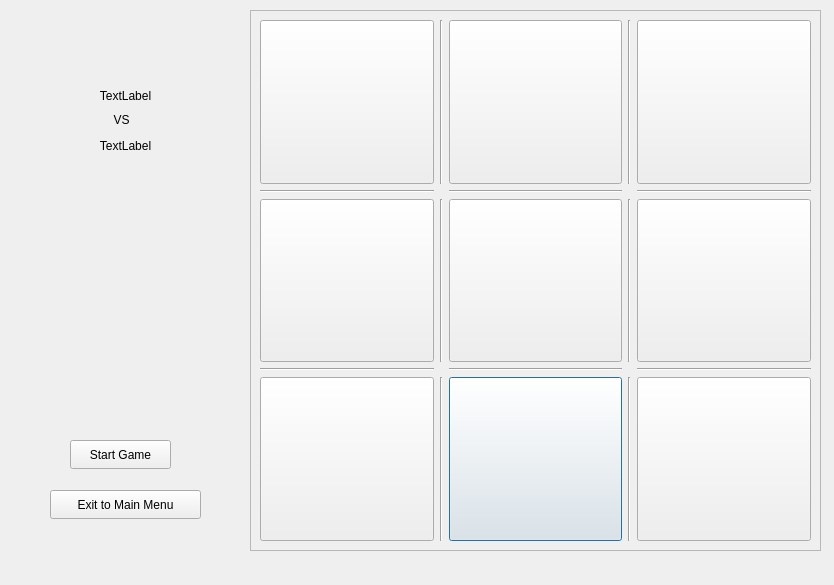
<?xml version="1.0" encoding="UTF-8"?>
<ui version="4.0">
 <class>pvp</class>
 <widget class="QDialog" name="pvp">
  <property name="geometry">
   <rect>
    <x>0</x>
    <y>0</y>
    <width>834</width>
    <height>585</height>
   </rect>
  </property>
  <property name="windowTitle">
   <string>Player VS Player</string>
  </property>
  <widget class="QFrame" name="frame1">
   <property name="geometry">
    <rect>
     <x>250</x>
     <y>10</y>
     <width>571</width>
     <height>541</height>
    </rect>
   </property>
   <property name="frameShape">
    <enum>QFrame::StyledPanel</enum>
   </property>
   <property name="frameShadow">
    <enum>QFrame::Raised</enum>
   </property>
   <widget class="QWidget" name="layoutWidget">
    <property name="geometry">
     <rect>
      <x>10</x>
      <y>10</y>
      <width>551</width>
      <height>521</height>
     </rect>
    </property>
    <layout class="QGridLayout" name="gridLayout">
     <item row="1" column="2">
      <widget class="Line" name="line_9">
       <property name="font">
        <font>
         <bold>true</bold>
        </font>
       </property>
       <property name="orientation">
        <enum>Qt::Horizontal</enum>
       </property>
      </widget>
     </item>
     <item row="4" column="2">
      <widget class="QPushButton" name="eight">
       <property name="sizePolicy">
        <sizepolicy hsizetype="Minimum" vsizetype="Preferred">
         <horstretch>0</horstretch>
         <verstretch>0</verstretch>
        </sizepolicy>
       </property>
       <property name="font">
        <font>
         <pointsize>30</pointsize>
        </font>
       </property>
       <property name="text">
        <string/>
       </property>
      </widget>
     </item>
     <item row="2" column="3">
      <widget class="Line" name="line_3">
       <property name="orientation">
        <enum>Qt::Vertical</enum>
       </property>
      </widget>
     </item>
     <item row="2" column="4">
      <widget class="QPushButton" name="six">
       <property name="sizePolicy">
        <sizepolicy hsizetype="Minimum" vsizetype="Preferred">
         <horstretch>0</horstretch>
         <verstretch>0</verstretch>
        </sizepolicy>
       </property>
       <property name="font">
        <font>
         <pointsize>30</pointsize>
        </font>
       </property>
       <property name="text">
        <string/>
       </property>
      </widget>
     </item>
     <item row="4" column="4">
      <widget class="QPushButton" name="nine">
       <property name="sizePolicy">
        <sizepolicy hsizetype="Minimum" vsizetype="Preferred">
         <horstretch>0</horstretch>
         <verstretch>0</verstretch>
        </sizepolicy>
       </property>
       <property name="font">
        <font>
         <pointsize>30</pointsize>
        </font>
       </property>
       <property name="text">
        <string/>
       </property>
      </widget>
     </item>
     <item row="0" column="4">
      <widget class="QPushButton" name="three">
       <property name="sizePolicy">
        <sizepolicy hsizetype="Minimum" vsizetype="Preferred">
         <horstretch>0</horstretch>
         <verstretch>0</verstretch>
        </sizepolicy>
       </property>
       <property name="font">
        <font>
         <pointsize>30</pointsize>
        </font>
       </property>
       <property name="text">
        <string/>
       </property>
      </widget>
     </item>
     <item row="0" column="0">
      <widget class="QPushButton" name="one">
       <property name="sizePolicy">
        <sizepolicy hsizetype="Minimum" vsizetype="Preferred">
         <horstretch>0</horstretch>
         <verstretch>0</verstretch>
        </sizepolicy>
       </property>
       <property name="font">
        <font>
         <pointsize>30</pointsize>
        </font>
       </property>
       <property name="text">
        <string/>
       </property>
      </widget>
     </item>
     <item row="0" column="3">
      <widget class="Line" name="line_5">
       <property name="orientation">
        <enum>Qt::Vertical</enum>
       </property>
      </widget>
     </item>
     <item row="0" column="2">
      <widget class="QPushButton" name="two">
       <property name="sizePolicy">
        <sizepolicy hsizetype="Minimum" vsizetype="Preferred">
         <horstretch>0</horstretch>
         <verstretch>0</verstretch>
        </sizepolicy>
       </property>
       <property name="font">
        <font>
         <pointsize>30</pointsize>
        </font>
       </property>
       <property name="text">
        <string/>
       </property>
      </widget>
     </item>
     <item row="4" column="3">
      <widget class="Line" name="line_4">
       <property name="orientation">
        <enum>Qt::Vertical</enum>
       </property>
      </widget>
     </item>
     <item row="0" column="1">
      <widget class="Line" name="line_8">
       <property name="orientation">
        <enum>Qt::Vertical</enum>
       </property>
      </widget>
     </item>
     <item row="4" column="1">
      <widget class="Line" name="line_6">
       <property name="orientation">
        <enum>Qt::Vertical</enum>
       </property>
      </widget>
     </item>
     <item row="4" column="0">
      <widget class="QPushButton" name="seven">
       <property name="sizePolicy">
        <sizepolicy hsizetype="Minimum" vsizetype="Preferred">
         <horstretch>0</horstretch>
         <verstretch>0</verstretch>
        </sizepolicy>
       </property>
       <property name="font">
        <font>
         <pointsize>30</pointsize>
        </font>
       </property>
       <property name="text">
        <string/>
       </property>
      </widget>
     </item>
     <item row="2" column="0">
      <widget class="QPushButton" name="four">
       <property name="sizePolicy">
        <sizepolicy hsizetype="Minimum" vsizetype="Preferred">
         <horstretch>0</horstretch>
         <verstretch>0</verstretch>
        </sizepolicy>
       </property>
       <property name="font">
        <font>
         <pointsize>30</pointsize>
        </font>
       </property>
       <property name="text">
        <string/>
       </property>
      </widget>
     </item>
     <item row="2" column="2">
      <widget class="QPushButton" name="five">
       <property name="sizePolicy">
        <sizepolicy hsizetype="Minimum" vsizetype="Preferred">
         <horstretch>0</horstretch>
         <verstretch>0</verstretch>
        </sizepolicy>
       </property>
       <property name="font">
        <font>
         <pointsize>30</pointsize>
         <bold>false</bold>
        </font>
       </property>
       <property name="text">
        <string/>
       </property>
      </widget>
     </item>
     <item row="2" column="1">
      <widget class="Line" name="line_7">
       <property name="orientation">
        <enum>Qt::Vertical</enum>
       </property>
      </widget>
     </item>
     <item row="1" column="4">
      <widget class="Line" name="line_10">
       <property name="font">
        <font>
         <bold>true</bold>
        </font>
       </property>
       <property name="orientation">
        <enum>Qt::Horizontal</enum>
       </property>
      </widget>
     </item>
     <item row="3" column="0">
      <widget class="Line" name="line_2">
       <property name="orientation">
        <enum>Qt::Horizontal</enum>
       </property>
      </widget>
     </item>
     <item row="3" column="2">
      <widget class="Line" name="line_11">
       <property name="orientation">
        <enum>Qt::Horizontal</enum>
       </property>
      </widget>
     </item>
     <item row="3" column="4">
      <widget class="Line" name="line_12">
       <property name="orientation">
        <enum>Qt::Horizontal</enum>
       </property>
      </widget>
     </item>
     <item row="1" column="0">
      <widget class="Line" name="line">
       <property name="orientation">
        <enum>Qt::Horizontal</enum>
       </property>
      </widget>
     </item>
    </layout>
   </widget>
  </widget>
  <widget class="QPushButton" name="startt">
   <property name="geometry">
    <rect>
     <x>70</x>
     <y>440</y>
     <width>101</width>
     <height>29</height>
    </rect>
   </property>
   <property name="font">
    <font>
     <bold>false</bold>
    </font>
   </property>
   <property name="text">
    <string>Start Game</string>
   </property>
  </widget>
  <widget class="QLabel" name="p1">
   <property name="geometry">
    <rect>
     <x>70</x>
     <y>80</y>
     <width>111</width>
     <height>31</height>
    </rect>
   </property>
   <property name="text">
    <string>TextLabel</string>
   </property>
   <property name="scaledContents">
    <bool>true</bool>
   </property>
   <property name="alignment">
    <set>Qt::AlignCenter</set>
   </property>
  </widget>
  <widget class="QLabel" name="p2">
   <property name="geometry">
    <rect>
     <x>70</x>
     <y>130</y>
     <width>111</width>
     <height>31</height>
    </rect>
   </property>
   <property name="text">
    <string>TextLabel</string>
   </property>
   <property name="scaledContents">
    <bool>true</bool>
   </property>
   <property name="alignment">
    <set>Qt::AlignCenter</set>
   </property>
  </widget>
  <widget class="QLabel" name="label_3">
   <property name="geometry">
    <rect>
     <x>90</x>
     <y>110</y>
     <width>63</width>
     <height>20</height>
    </rect>
   </property>
   <property name="text">
    <string>VS</string>
   </property>
   <property name="alignment">
    <set>Qt::AlignCenter</set>
   </property>
  </widget>
  <widget class="QPushButton" name="pushButton_2">
   <property name="geometry">
    <rect>
     <x>50</x>
     <y>490</y>
     <width>151</width>
     <height>29</height>
    </rect>
   </property>
   <property name="text">
    <string>Exit to Main Menu</string>
   </property>
  </widget>
 </widget>
 <resources/>
 <connections/>
</ui>
